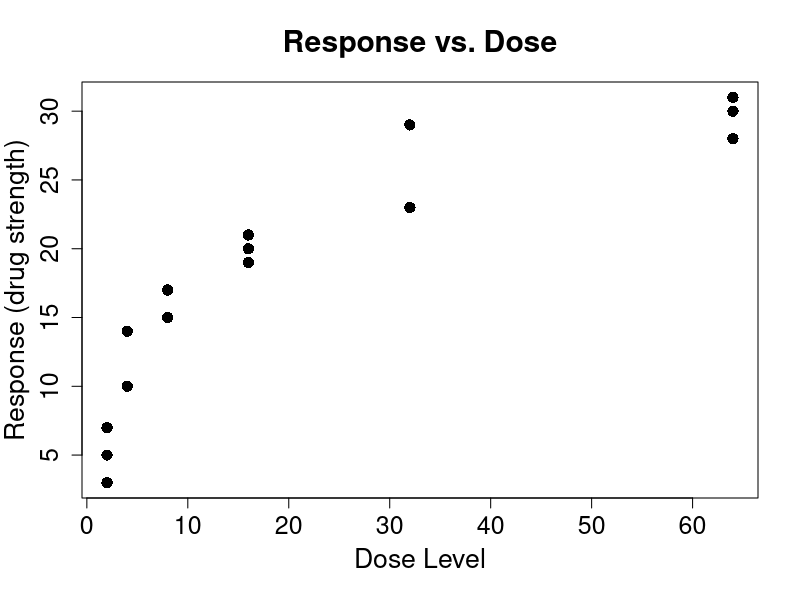
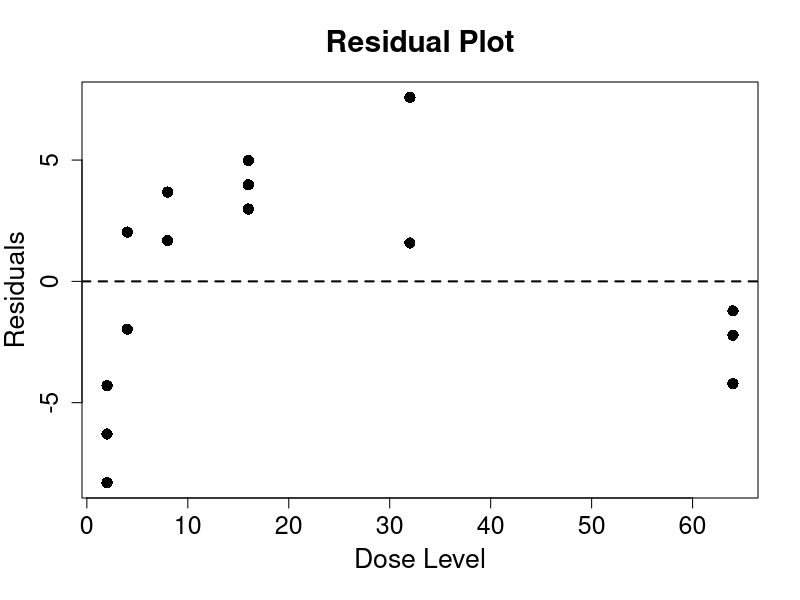

Write R code to recreate these figures, in order. (Note: this script raises an error after producing the figures.)
# =========== #
# Homework #4 #
# =========== #

# ==================== #
# Problem 1 #
# ==================== #
drug <- read.csv("drug.txt",header=T)
attach(drug)

# Part (a)
# ========
plot(dose,response,xlab="Dose Level",pch=16,  # Plots response vs. dose with
  ylab="Response (drug strength)",cex=1.5,    #   axis labels and a closed
  cex.lab=1.6,cex.axis=1.5,mgp=c(2.7,1,0),    #   circle
  main="Response vs. Dose",cex.main=1.8)

# Part (b)
# ========
reg <- lm(response~dose)                      # Regression of response on dose
summary(reg)                                  # Regression summary

# Part (c)
# ========
plot(dose,reg$resid,xlab="Dose Level",pch=16, # Makes a residual plot of
  ylab="Residuals",cex=1.5,cex.lab=1.6,       #   the residuals vs. the
  cex.axis=1.5,mgp=c(2.7,1,0),main=           #   x-values (doses)
  "Residual Plot",cex.main=1.8)
abline(h=0,lwd=2,lty=2)                       # Plots the zero-line

# Part (d)
# ========
purelof(dose,response)              # Conducts a model lack of fit test

# Part (e)
# ========
ldose <- log(dose)                            # Log of the doses
plot(ldose,response,xlab="Log Dose",pch=16,   # Plots response vs. dose with
  ylab="Response (drug strength)",cex=1.5,    #   axis labels and a closed
  cex.lab=1.6,cex.axis=1.5,mgp=c(2.7,1,0),    #   circle
  main="Response vs. Log Dose",cex.main=1.8)
reg <- lm(response~ldose)                     # Regresses y on log dose
abline(reg,lwd=2)                             # Plots the regression line
summary(reg)                                  # Regression summary
plot(ldose,reg$resid,xlab="Log Dose",         # Makes a residual plot of
  ylab="Residuals",cex=1.5,cex.lab=1.6,       #   the residuals vs. the
  cex.axis=1.5,mgp=c(2.7,1,0),main=           #   log doses
  "Residual Plot",cex.main=1.8,pch=16)
abline(h=0,lwd=2,lty=2)                       # Plots the zero-line
purelof(log(dose),response)                   # Model LOF test


# ==================== #
# Problem 3 #
# ==================== #
natal <- read.csv("natal.txt",      # Reads in the natal data
  header=T)
attach(natal)                            # Promotes the natal dataset

# Part (a)
# ========
plot(bodymass,maxdist,xlab="Body Weight", # Scatterplot of maximum dispersal
  ylab="Dispersal Distance",cex.lab=1.6,  #   distance vs. body mass with
  cex.axis=1.5,pch=16,cex=1.5,main=       #   axis labels
  "Dispersal Distance vs. Body Weight",
  cex.main=1.6,mgp=c(2.7,1,0))

# Part (b)
# ========
logdist <- log(maxdist)                  # Log dispersal distance
logbody <- log(bodymass)                 # Log body mass
plot(logbody,logdist,cex.lab=1.6,pch=1,  # Scatterplot of log distance vs. log
  xlab="Log Body Weight",cex.axis=1.5,   #   body weight with axis labels
  ylab="Log Dispersal Distance",cex=1.5,
  main="Log Dispersal Distance vs. Log Body Weight",cex.main=1.6,
  mgp=c(2.7,1,0))
points(logbody[type=="Carnivore"],       # Plots log distance vs. log body mass
  logdist[type=="Carnivore"],pch=2,      #   for carnivores
  cex=1.5)
points(logbody[type=="Herbivore"],       # Plots log distance vs. log body mass
  logdist[type=="Herbivore"],pch=16,     #   for herbivores
  cex=1.5)
legend(-5.6,6,c("Omnivore","Carnivore",  # Legend for the three types at (-5.6,6)
  "Herbivore"),pch=c(1,2,16),cex=1.5)

# Part (c)
# ========
reg.out <- lm(logdist~logbody+type)      # Multiple linear regression model
summary(reg.out)                         # Regression summary

# Part (d)
# ========
studres <- rstudent(reg.out)             # Vector of Studentized deleted residuals

